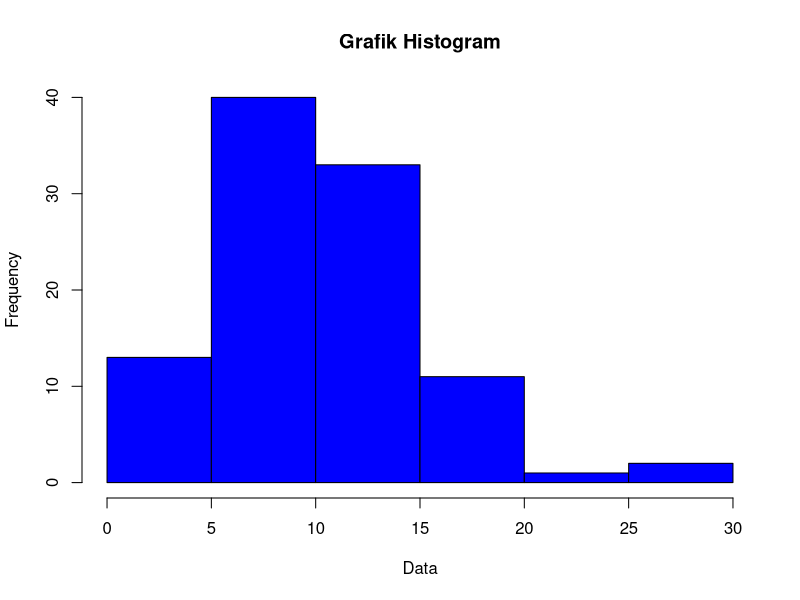

R code for this plot:
#No 4

#a
x <- 2
v <- 10
  dchisq(x, v)
  
#b
x <- 2
v <- 10
z <- 100
hist(rchisq(z,v), xlab = "Data", ylab = "Frequency",main = "Grafik Histogram", col = 'blue')

#c
x <- 2
v <- 10
miu = v
paste("Nilai Rataan adalah", miu)


varian = 2 * v
paste("varian adalah ", varian)